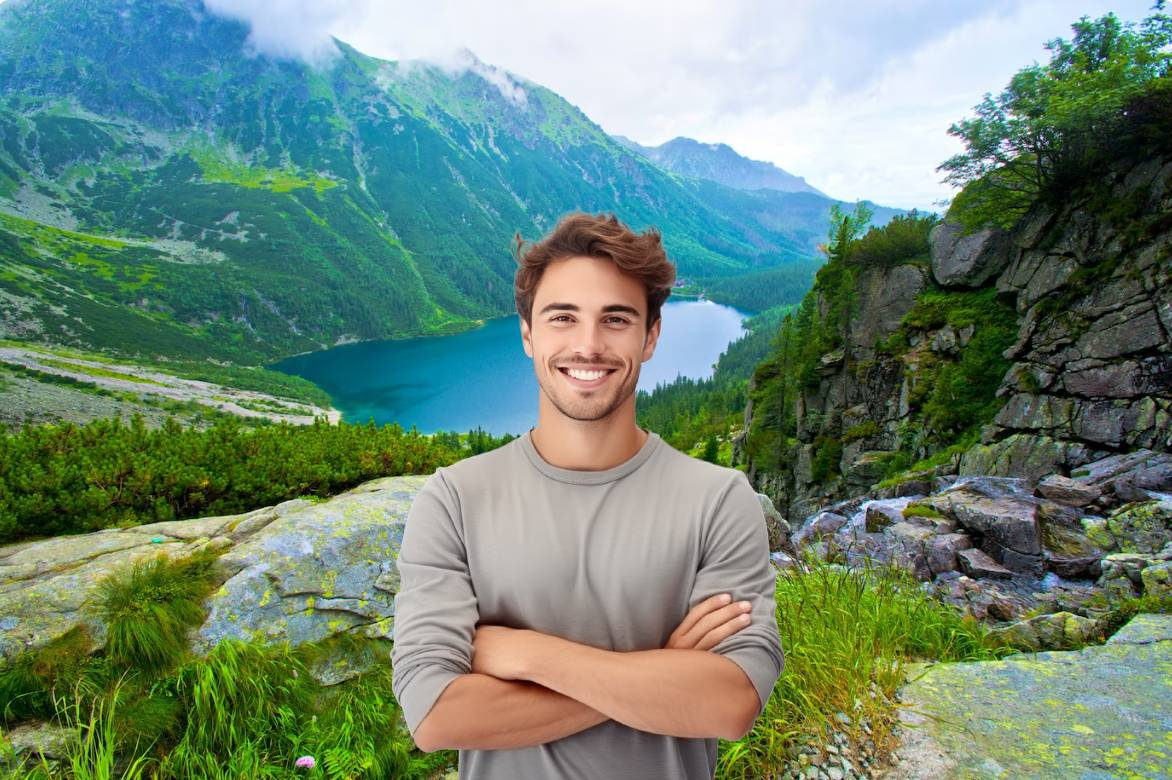
#> input picture Portrait_1.jpg, 1172 x 780 px
$ python derivative.py
#> lines starting #> are read from the running program, lines starting #| are printed output that depends on the picture
from PIL import Image, ImageFilter, ImageDraw
import numpy as np

def convolve(image_array, kernel):
    """
    Performs 2D convolution.
    Args:
        image_array (numpy.ndarray): Input grayscale image as a NumPy array.
        kernel (numpy.ndarray): The convolution kernel.
    Returns:
        numpy.ndarray: The convolved image array.
    """
    kernel_height, kernel_width = kernel.shape
    image_height, image_width = image_array.shape

    # Calculate padding needed
    pad_h = kernel_height // 2
    pad_w = kernel_width // 2

    # Create an output array initialized to zeros
    output_array = np.zeros_like(image_array, dtype=float)

    # Pad the input image (e.g., with zeros or by replicating border pixels)
    # Using zero padding for simplicity here
    padded_image = np.pad(image_array, ((pad_h, pad_h), (pad_w, pad_w)), mode='constant', constant_values=0)
    # Alternatively, for edge replication:
    # padded_image = np.pad(image_array, ((pad_h, pad_h), (pad_w, pad_w)), mode='edge')


    # Perform convolution
    for y in range(image_height):
        for x in range(image_width):
            # Extract the region of interest (ROI) from the padded image
            roi = padded_image[y : y + kernel_height, x : x + kernel_width]
            # Element-wise multiplication and sum
            output_array[y, x] = np.sum(roi * kernel)

    return output_array

def laplacian_of_gaussian(image_path, sigma=1.4, kernel_size=None, zero_crossing_threshold=10):
    """
    Performs edge detection using the Laplacian of Gaussian (LoG) operator
    and zero-crossing detection.

    Args:
        image_path (str): Path to the input image.
        sigma (float): Standard deviation for the Gaussian kernel.
        kernel_size (int, optional): Size of the LoG kernel. If None, it's
                                     estimated based on sigma (e.g., 6*sigma+1).
                                     Must be an odd number.
        zero_crossing_threshold (float): Threshold to consider a zero-crossing
                                          as a significant edge.

    Returns:
        PIL.Image.Image: The edge-detected image (binary), or None if an error occurs.
                         The image is also displayed.
    """
#> called with image_path = 'Portrait_1.jpg', sigma = 1, kernel_size = 7, zero_crossing_threshold = 8
    try:
        # 1. Load Image and Convert to Grayscale
        img = Image.open(image_path).convert('L')
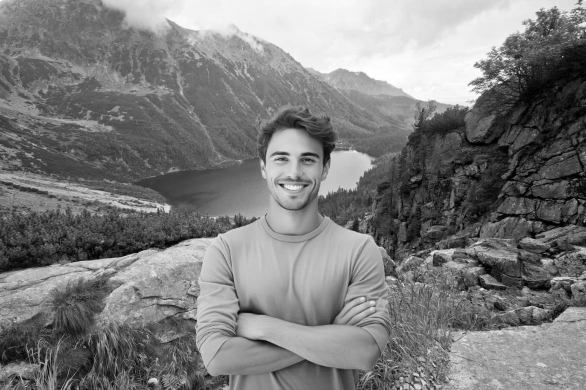
#> img: PIL image 1172x780 L (shown at 1/2 size); min 0, max 255, mean 124
        img_array = np.array(img, dtype=float)
        height, width = img_array.shape
    except FileNotFoundError:
        print(f"Error: Image file not found at '{image_path}'")
        return None
    except Exception as e:
        print(f"Error loading image: {e}")
        return None

    # 2. Create Laplacian of Gaussian (LoG) Kernel
    if kernel_size is None:
        # Estimate kernel size: make it cover +/- 3 sigma
        kernel_size = int(6 * sigma) + 1
    if kernel_size % 2 == 0:
        kernel_size += 1 # Ensure odd kernel size

    log_kernel = np.zeros((kernel_size, kernel_size), dtype=float)
    center = kernel_size // 2

    for y in range(kernel_size):
        for x in range(kernel_size):
            rel_x = x - center
            rel_y = y - center
            # LoG formula: (x^2 + y^2 - 2*sigma^2) / (sigma^4) * exp(-(x^2 + y^2) / (2*sigma^2))
            # For numerical stability, often a normalized LoG is used, or one that sums to zero.
            # Here's a common form:
            term1 = (rel_x**2 + rel_y**2 - 2 * sigma**2) / (sigma**4)
            term2 = np.exp(-(rel_x**2 + rel_y**2) / (2 * sigma**2))
            log_kernel[y, x] = -(1 / (np.pi * sigma**4)) * term1 * term2
            # A simpler, unnormalized LoG often looks like:
            # log_kernel[y,x] = (rel_x**2 + rel_y**2 - 2*sigma**2) * np.exp(-(rel_x**2 + rel_y**2)/(2*sigma**2))


    # Normalize kernel to sum to approximately zero for better results if not already
    # log_kernel = log_kernel - np.mean(log_kernel) # Simple normalization

    # 3. Convolve Image with LoG Kernel
    print("Applying LoG filter...")
    log_filtered_array = convolve(img_array, log_kernel)
#> in convolve, `padded_image = np.pad(image_array, ((pad_h, pad_h), (pad_w, pad_w)), m..`:
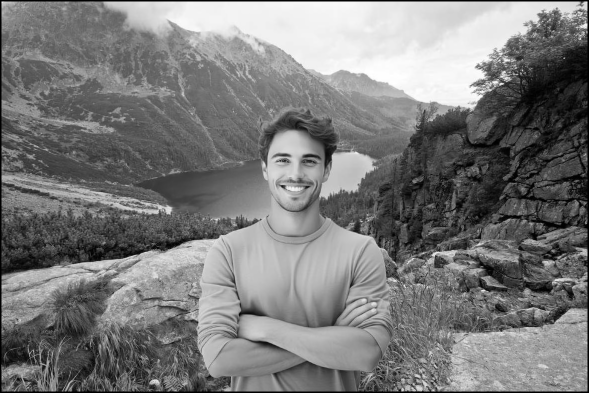
#> padded_image: shape (786, 1178) float64 (shown at 1/2 size); min 0, max 255, mean 122.4
#> after the loop in convolve, `for y in range(image_height):`:
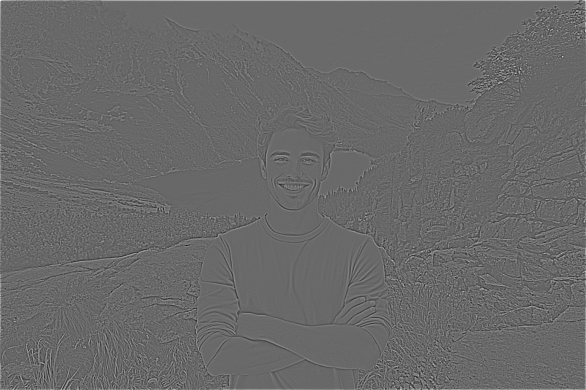
#> output_array: shape (780, 1172) float64 (shown at 1/2 size); min -143, max 209.3, mean 2.5; drawn with min black and max white

    # 4. Zero-Crossing Detection
    print("Detecting zero-crossings...")
    edge_map_array = np.zeros_like(log_filtered_array, dtype=np.uint8)

    for y in range(1, height - 1):
        for x in range(1, width - 1):
            neighbors = [
                log_filtered_array[y-1, x], log_filtered_array[y+1, x], # Vertical
                log_filtered_array[y, x-1], log_filtered_array[y, x+1], # Horizontal
                log_filtered_array[y-1, x-1], log_filtered_array[y+1, x+1], # Diagonal 1
                log_filtered_array[y-1, x+1], log_filtered_array[y+1, x-1]  # Diagonal 2
            ]

            # Check if current pixel is close to zero or has a sign change with neighbors
            # and if the magnitude of change is significant (slope across zero-crossing)
            is_zero_crossing = False
            pixel_val = log_filtered_array[y, x]

            # Check horizontal neighbors
            if (pixel_val * log_filtered_array[y, x-1] < 0 and abs(pixel_val - log_filtered_array[y, x-1]) > zero_crossing_threshold) or \
               (pixel_val * log_filtered_array[y, x+1] < 0 and abs(pixel_val - log_filtered_array[y, x+1]) > zero_crossing_threshold):
                is_zero_crossing = True
            # Check vertical neighbors
            if not is_zero_crossing and \
               ((pixel_val * log_filtered_array[y-1, x] < 0 and abs(pixel_val - log_filtered_array[y-1, x]) > zero_crossing_threshold) or \
               (pixel_val * log_filtered_array[y+1, x] < 0 and abs(pixel_val - log_filtered_array[y+1, x]) > zero_crossing_threshold)):
                is_zero_crossing = True
            # Check diagonal neighbors (optional, can make edges thicker or find more)
            # For simplicity, we'll stick to horizontal/vertical for now, but you can add them:
            # if not is_zero_crossing and \
            #    ((pixel_val * log_filtered_array[y-1, x-1] < 0 and abs(pixel_val - log_filtered_array[y-1, x-1]) > zero_crossing_threshold) or \
            #     (pixel_val * log_filtered_array[y+1, x+1] < 0 and abs(pixel_val - log_filtered_array[y+1, x+1]) > zero_crossing_threshold)):
            #     is_zero_crossing = True
            # if not is_zero_crossing and \
            #    ((pixel_val * log_filtered_array[y-1, x+1] < 0 and abs(pixel_val - log_filtered_array[y-1, x+1]) > zero_crossing_threshold) or \
            #     (pixel_val * log_filtered_array[y+1, x-1] < 0 and abs(pixel_val - log_filtered_array[y+1, x-1]) > zero_crossing_threshold)):
            #     is_zero_crossing = True


            if is_zero_crossing:
                edge_map_array[y, x] = 255  # Mark as edge pixel
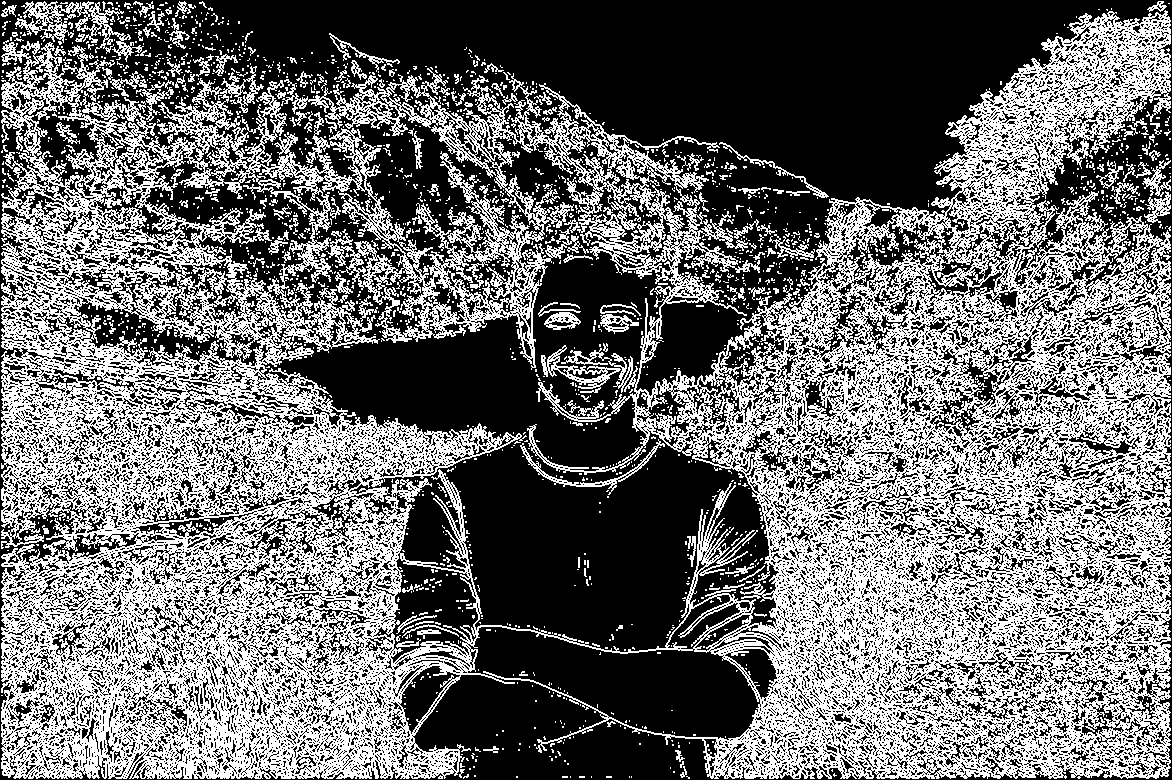
#> edge_map_array: shape (780, 1172); 43.3% white in thin lines or dots

    # 5. Convert result to Image and display
    edge_image = Image.fromarray(edge_map_array, 'L')
    edge_image.show(title="LoG Edges (Zero-Crossing)")
    return edge_image

if __name__ == "__main__":
    input_image_path = "Portrait_1.jpg"  # <--- REPLACE WITH YOUR IMAGE PATH

    # For testing, create a dummy image if the input is not found
    try:
        Image.open(input_image_path)
    except FileNotFoundError:
        print(f"'{input_image_path}' not found. Creating a dummy test image.")
        dummy_img = Image.new("L", (200, 150), color=100) # Grayscale background
        draw = ImageDraw.Draw(dummy_img)
        # Draw some shapes with different intensities to create edges
        draw.ellipse((30, 30, 100, 80), fill=200)       # Bright ellipse
        draw.rectangle((80, 70, 170, 120), fill=50)    # Dark rectangle
        draw.line((10,140, 190,10), fill=150, width=3) # Diagonal line
        dummy_img.save(input_image_path)
        print(f"Dummy image saved as '{input_image_path}'")

    print(f"Processing LoG edge detection for '{input_image_path}'...")
    log_edges = laplacian_of_gaussian(
        input_image_path,
        sigma=1.0,                # Adjust sigma for LoG kernel
        kernel_size=7,            # Adjust kernel size (odd number)
        zero_crossing_threshold=8 # Adjust threshold for detecting zero-crossings
    )

    if log_edges:
        print("LoG edge detection successful. Image displayed.")
    else:
        print("LoG edge detection failed.")

    # [13 lines of commented-out code are left out]

$ run again, with Imu_1.jpg copied over Portrait_1.jpg
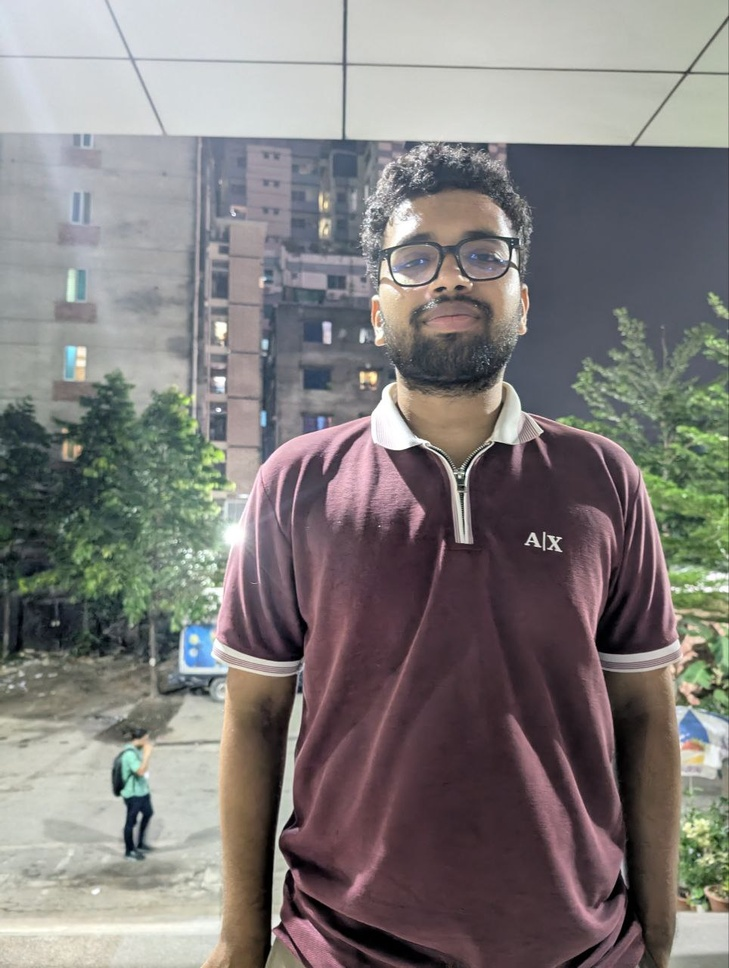
#> input picture Imu_1.jpg, 729 x 968 px, shrunk from 964 x 1280 before the run
#> after the loop in convolve, `for y in range(image_height):`:
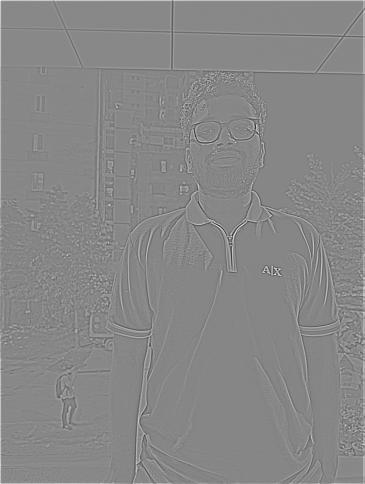
#> output_array: shape (968, 729) float64 (shown at 1/2 size); min -182.7, max 166.2, mean 2.7; drawn with min black and max white
#> after the loop in laplacian_of_gaussian, `for y in range(1, height - 1):`:
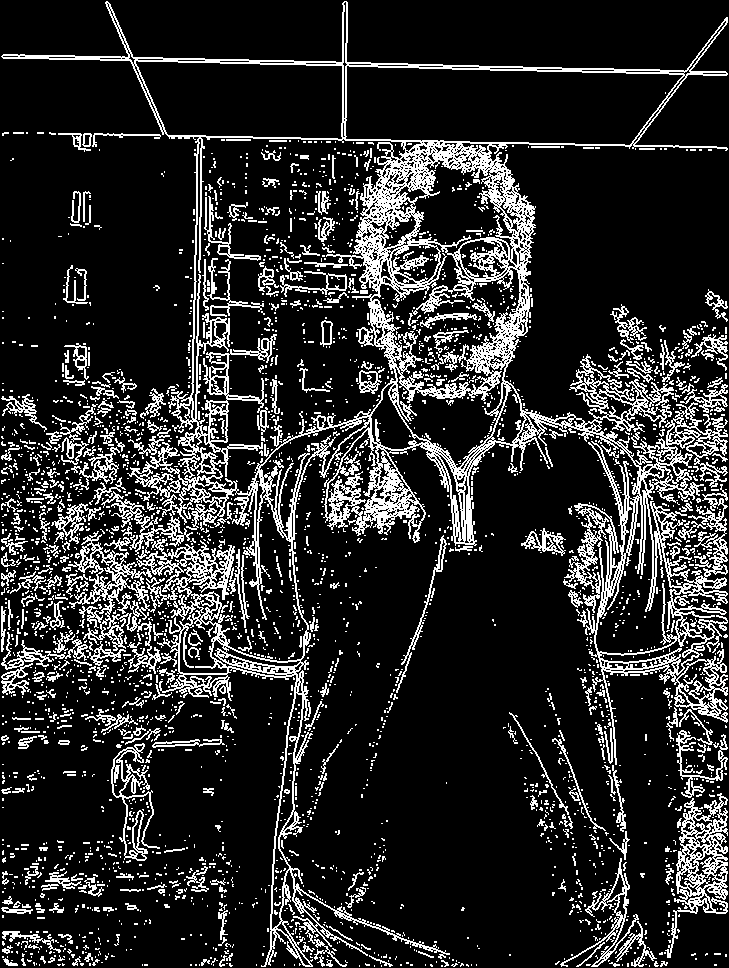
#> edge_map_array: shape (968, 729); 16.7% white in thin lines or dots

$ run again, with Imu_2.jpg copied over Portrait_1.jpg
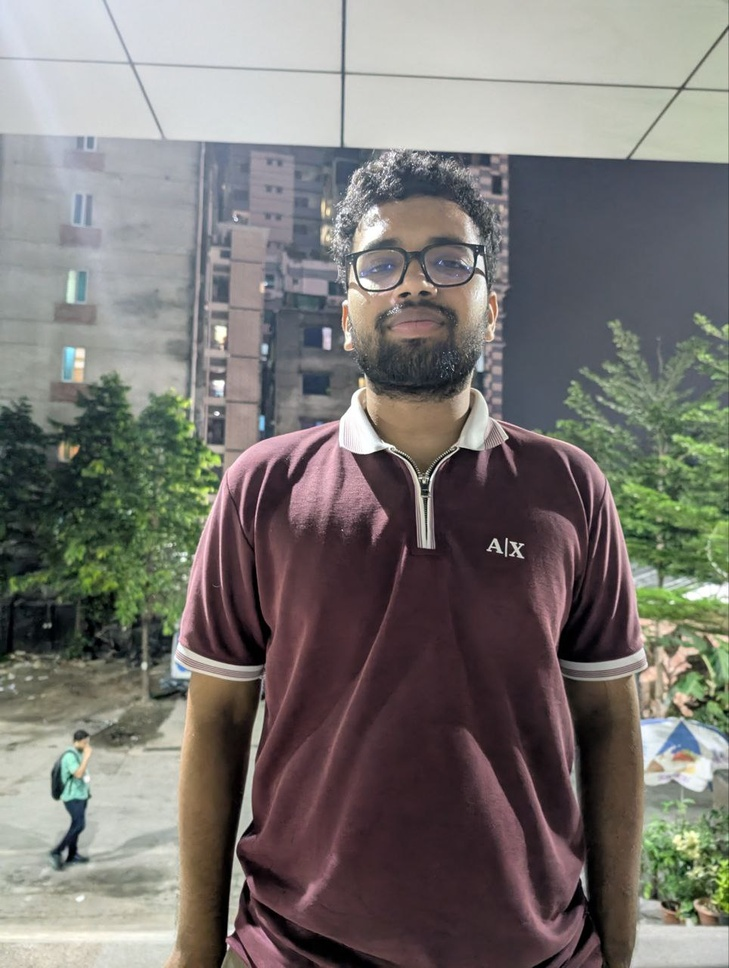
#> input picture Imu_2.jpg, 729 x 968 px, shrunk from 964 x 1280 before the run
#> after the loop in convolve, `for y in range(image_height):`:
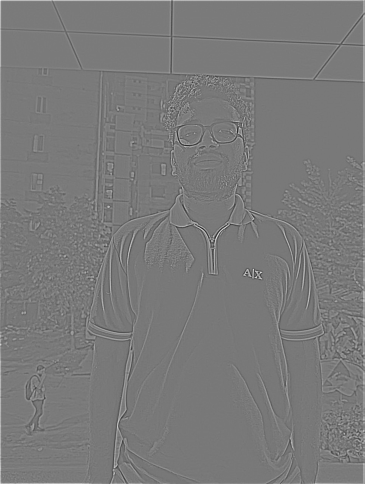
#> output_array: shape (968, 729) float64 (shown at 1/2 size); min -162.7, max 182.6, mean 2.5; drawn with min black and max white
#> after the loop in laplacian_of_gaussian, `for y in range(1, height - 1):`:
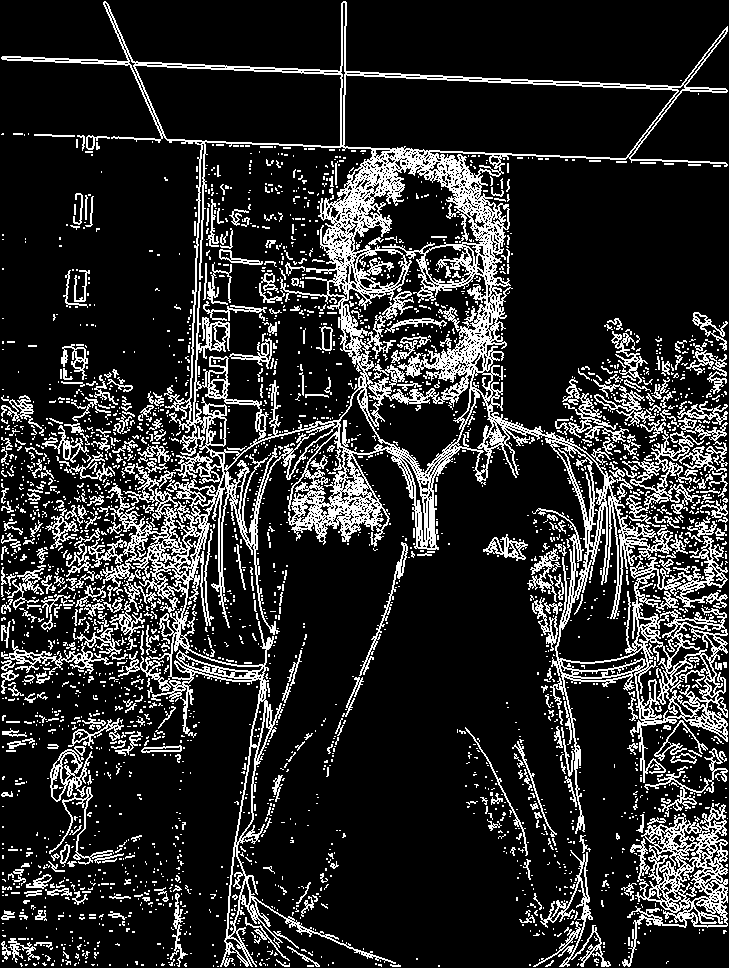
#> edge_map_array: shape (968, 729); 17.2% white in thin lines or dots
